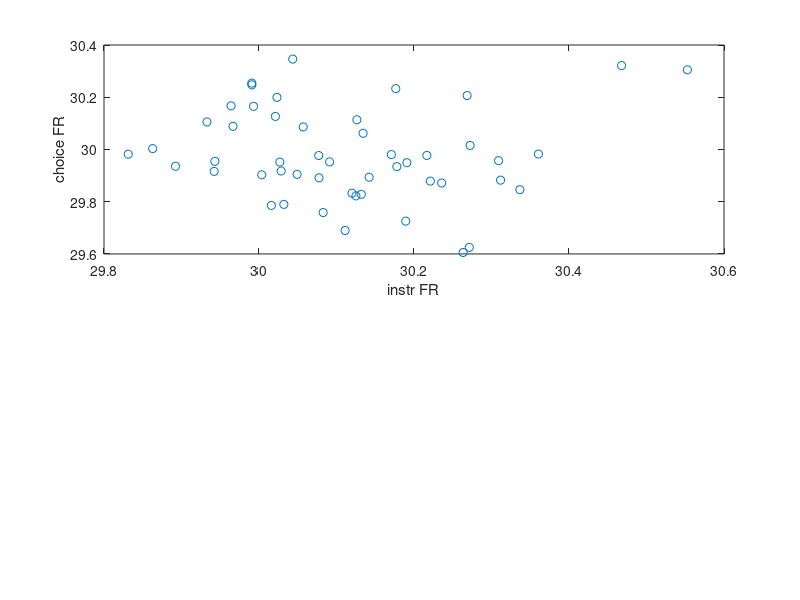

This chart was generated by the following MATLAB code: (Note: this script raises an error after producing the figure.)
function testsim_instr_choice_FR
% response amplitudes for instr and choice trials
% null hypothesis: just noise (no tuning)
noise_level = 1; % [0.5:0.5:20];
N_rep = 1;

for n = 1:length(noise_level),
	for r = 1:N_rep,
		[p(n,r) CII(n,r)] = testsim_instr_choice_FR_one_noise_level(noise_level(n), 1);
	end
end	

if N_rep > 1,
figure;
subplot(2,1,1)
ig_errorbar(noise_level,p,2);
xlabel('noise level');
ylabel('p value');
subplot(2,1,2)
ig_errorbar(noise_level,CII,2);
xlabel('noise level');
ylabel('CII');
end


function [p meanCII meanCCI] = testsim_instr_choice_FR_one_noise_level(noise_level, TOPLOT)
n_trials = 30; % per hemifield
%noise_level = 5;

for k = 1:50, % units
	unit_FR_level = 30;
	FR_i_l = unit_FR_level + noise_level*randn(1,n_trials);
	FR_i_r = unit_FR_level + noise_level*randn(1,n_trials);
	FR_c_l = unit_FR_level + noise_level*randn(1,n_trials);
	FR_c_r = unit_FR_level + noise_level*randn(1,n_trials);
	
	if mean(FR_i_l) > mean(FR_i_r),
		RA_i(k) = mean(FR_i_l);
		RA_c(k) = mean(FR_c_l);
		RA_cu(k) = mean(FR_c_r);
	else
		RA_i(k) = mean(FR_i_r);
		RA_c(k) = mean(FR_c_r);
		RA_cu(k) = mean(FR_c_l);
	end
	CII(k) = 100*(RA_c(k) - RA_i(k))./max([RA_i(k) RA_c(k)]); 
	CCI(k) = 100*(RA_c(k) - RA_cu(k))./max([RA_c(k) RA_cu(k)]);
	
	
	
end
[h,p] = ttest(RA_i,RA_c);
meanCII = mean(CII);

if TOPLOT,
	figure('Position',[300 300 500 900]);
	subplot(2,1,1)
	plot(RA_i,RA_c,'o');
	xlabel('instr FR');
	ylabel('choice FR');
	title(sprintf('instr FR %.2f, choice FR %.2f, p=%.2f, CII=%.1f% ',mean(RA_i),mean(RA_c),p,meanCII));

	axis equal
	axis square
	add_equality_line;
	
	subplot(2,1,2)
	plot(CII,CCI,'o');
	xlabel('CII');
	ylabel('CCI');
	% title(sprintf('instr FR %.2f, choice FR %.2f, p=%.2f, CII=%.1f% ',mean(RA_i),mean(RA_c),p,meanCII));

	axis equal
	axis square
	add_equality_line;
	
	corrcoef_eval(CII,CCI);
	
end





	
